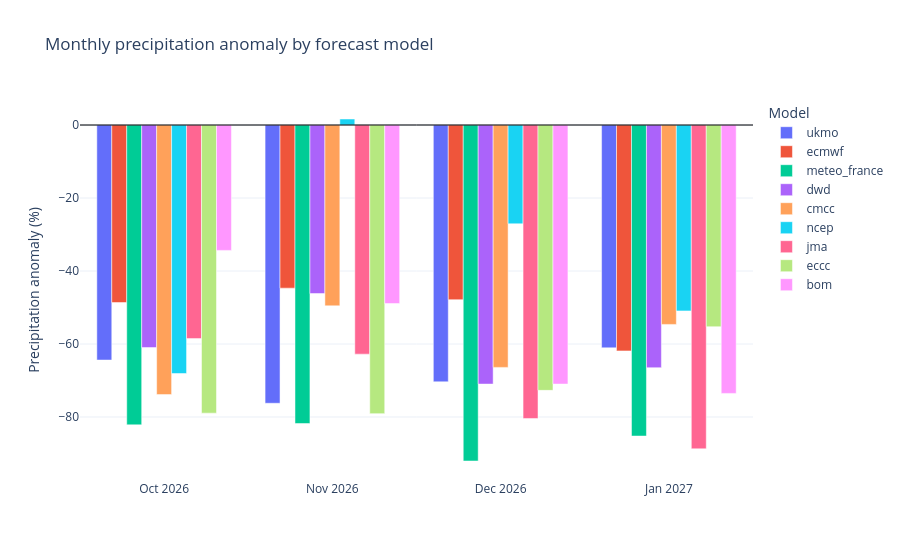

Write notebook code for a chart like this one.
### Markdown cell above
## Forecast anomaly by model (%)

Percentage anomaly is `100 × (basin mean of forecast/hindcast ratios − 1)`.
Each bar represents one forecast centre for one month.

### Code cell
rainfall.plot_rainfall_anomaly()

### Figure 1 — Plotly figure (JSON) as saved in the notebook; plotly's stock layout.template omitted (floating-point values rounded to 4 significant figures)
{"data": [{"alignmentgroup": "True", "hovertemplate": "Forecast model=ukmo<br>Month=%{x}<br>Anomaly (%)=%{y}<extra></extra>", "legendgroup": "ukmo", "marker": {"color": "#636efa", "pattern": {"shape": ""}}, "name": "ukmo", "offsetgroup": "ukmo", "orientation": "v", "showlegend": true, "textposition": "auto", "type": "bar", "x": ["Oct 2026", "Nov 2026", "Dec 2026", "Jan 2027"], "xaxis": "x", "y": [-64.4, -76.24, -70.37, -61.06], "yaxis": "y"}, {"alignmentgroup": "True", "hovertemplate": "Forecast model=ecmwf<br>Month=%{x}<br>Anomaly (%)=%{y}<extra></extra>", "legendgroup": "ecmwf", "marker": {"color": "#EF553B", "pattern": {"shape": ""}}, "name": "ecmwf", "offsetgroup": "ecmwf", "orientation": "v", "showlegend": true, "textposition": "auto", "type": "bar", "x": ["Oct 2026", "Nov 2026", "Dec 2026", "Jan 2027"], "xaxis": "x", "y": [-48.63, -44.7, -47.86, -61.89], "yaxis": "y"}, {"alignmentgroup": "True", "hovertemplate": "Forecast model=meteo_france<br>Month=%{x}<br>Anomaly (%)=%{y}<extra></extra>", "legendgroup": "meteo_france", "marker": {"color": "#00cc96", "pattern": {"shape": ""}}, "name": "meteo_france", "offsetgroup": "meteo_france", "orientation": "v", "showlegend": true, "textposition": "auto", "type": "bar", "x": ["Oct 2026", "Nov 2026", "Dec 2026", "Jan 2027"], "xaxis": "x", "y": [-82.16, -81.78, -92.06, -85.22], "yaxis": "y"}, {"alignmentgroup": "True", "hovertemplate": "Forecast model=dwd<br>Month=%{x}<br>Anomaly (%)=%{y}<extra></extra>", "legendgroup": "dwd", "marker": {"color": "#ab63fa", "pattern": {"shape": ""}}, "name": "dwd", "offsetgroup": "dwd", "orientation": "v", "showlegend": true, "textposition": "auto", "type": "bar", "x": ["Oct 2026", "Nov 2026", "Dec 2026", "Jan 2027"], "xaxis": "x", "y": [-60.98, -46.18, -70.99, -66.49], "yaxis": "y"}, {"alignmentgroup": "True", "hovertemplate": "Forecast model=cmcc<br>Month=%{x}<br>Anomaly (%)=%{y}<extra></extra>", "legendgroup": "cmcc", "marker": {"color": "#FFA15A", "pattern": {"shape": ""}}, "name": "cmcc", "offsetgroup": "cmcc", "orientation": "v", "showlegend": true, "textposition": "auto", "type": "bar", "x": ["Oct 2026", "Nov 2026", "Dec 2026", "Jan 2027"], "xaxis": "x", "y": [-73.87, -49.55, -66.4, -54.63], "yaxis": "y"}, {"alignmentgroup": "True", "hovertemplate": "Forecast model=ncep<br>Month=%{x}<br>Anomaly (%)=%{y}<extra></extra>", "legendgroup": "ncep", "marker": {"color": "#19d3f3", "pattern": {"shape": ""}}, "name": "ncep", "offsetgroup": "ncep", "orientation": "v", "showlegend": true, "textposition": "auto", "type": "bar", "x": ["Oct 2026", "Nov 2026", "Dec 2026", "Jan 2027"], "xaxis": "x", "y": [-68.08, 1.653, -27.06, -50.93], "yaxis": "y"}, {"alignmentgroup": "True", "hovertemplate": "Forecast model=jma<br>Month=%{x}<br>Anomaly (%)=%{y}<extra></extra>", "legendgroup": "jma", "marker": {"color": "#FF6692", "pattern": {"shape": ""}}, "name": "jma", "offsetgroup": "jma", "orientation": "v", "showlegend": true, "textposition": "auto", "type": "bar", "x": ["Oct 2026", "Nov 2026", "Dec 2026", "Jan 2027"], "xaxis": "x", "y": [-58.52, -62.77, -80.4, -88.72], "yaxis": "y"}, {"alignmentgroup": "True", "hovertemplate": "Forecast model=eccc<br>Month=%{x}<br>Anomaly (%)=%{y}<extra></extra>", "legendgroup": "eccc", "marker": {"color": "#B6E880", "pattern": {"shape": ""}}, "name": "eccc", "offsetgroup": "eccc", "orientation": "v", "showlegend": true, "textposition": "auto", "type": "bar", "x": ["Oct 2026", "Nov 2026", "Dec 2026", "Jan 2027"], "xaxis": "x", "y": [-78.95, -79.08, -72.7, -55.27], "yaxis": "y"}, {"alignmentgroup": "True", "hovertemplate": "Forecast model=bom<br>Month=%{x}<br>Anomaly (%)=%{y}<extra></extra>", "legendgroup": "bom", "marker": {"color": "#FF97FF", "pattern": {"shape": ""}}, "name": "bom", "offsetgroup": "bom", "orientation": "v", "showlegend": true, "textposition": "auto", "type": "bar", "x": ["Oct 2026", "Nov 2026", "Dec 2026", "Jan 2027"], "xaxis": "x", "y": [-34.35, -48.92, -70.97, -73.54], "yaxis": "y"}], "layout": {"barmode": "group", "hovermode": "x unified", "legend": {"title": {"text": "Model"}, "tracegroupgap": 0}, "shapes": [{"line": {"color": "black", "width": 1}, "type": "line", "x0": 0, "x1": 1, "xref": "x domain", "y0": 0, "y1": 0, "yref": "y"}], "title": {"text": "Monthly precipitation anomaly by forecast model"}, "xaxis": {"anchor": "y", "domain": [0, 1], "title": {"text": ""}}, "yaxis": {"anchor": "x", "domain": [0, 1], "title": {"text": "Precipitation anomaly (%)"}}}}
